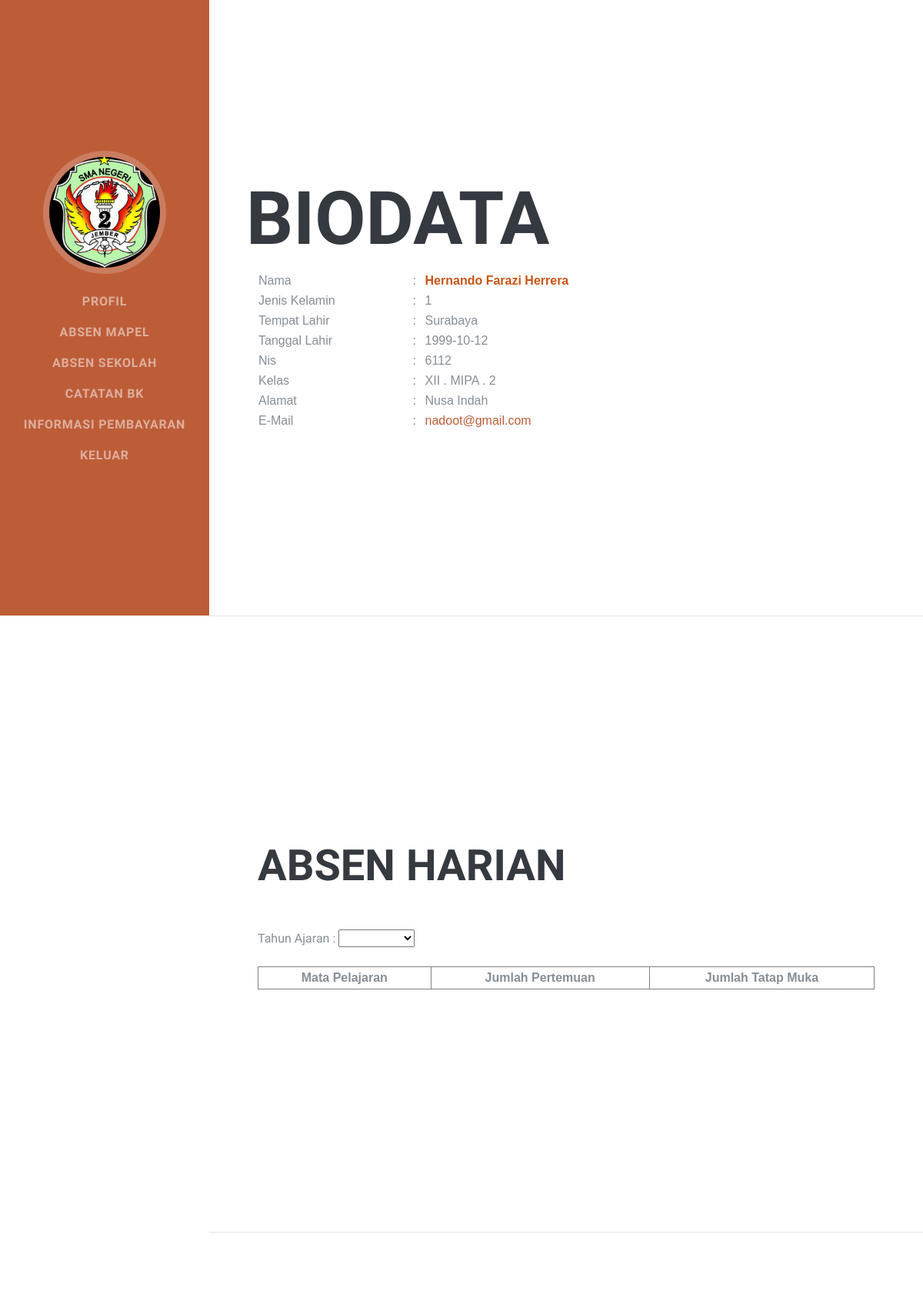
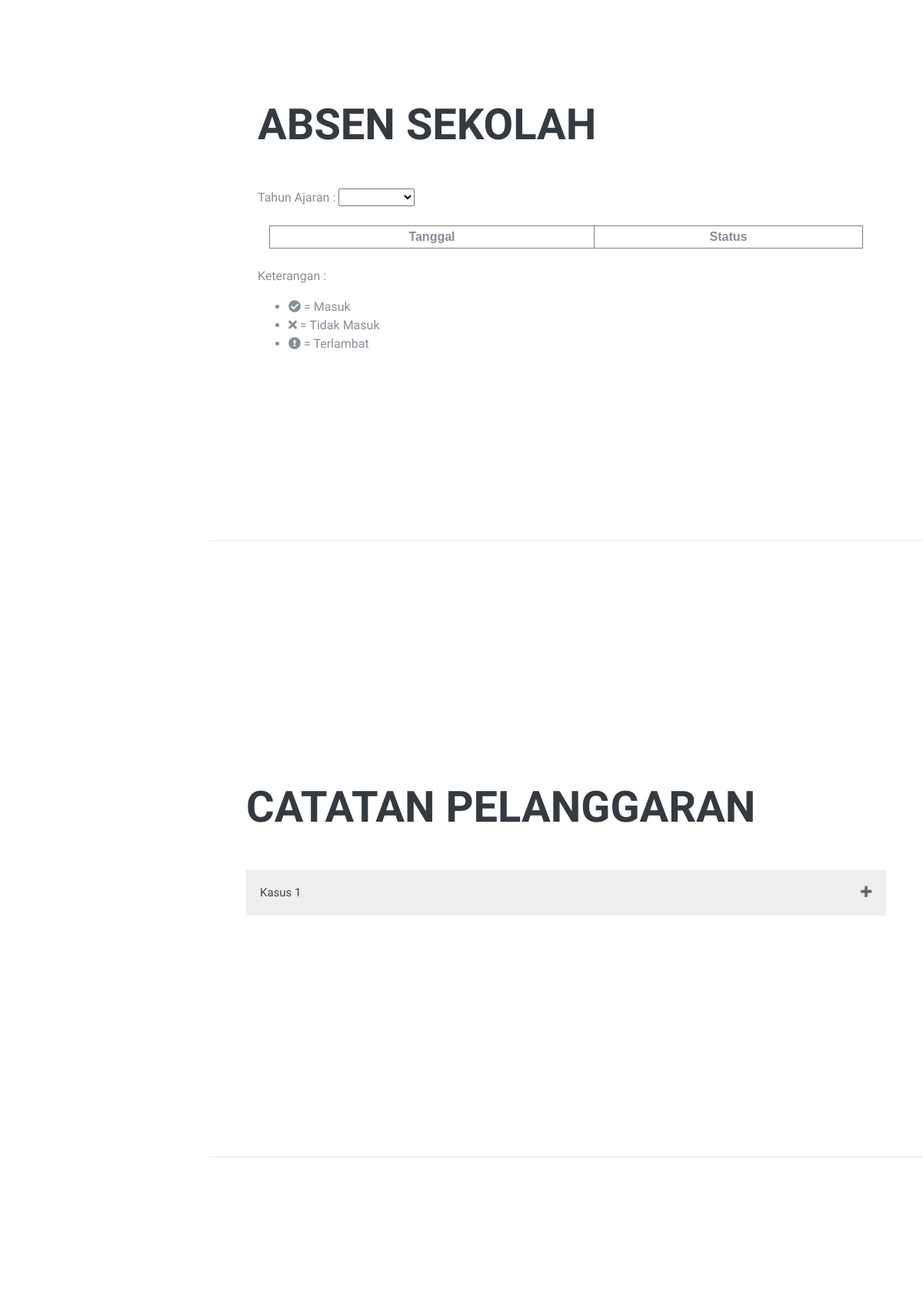
The page /SMSBEB/dashboard/_user.php (signed in, upper part) on the database its author committed (2 pictures, top to bottom).
### tables this page shows
CREATE TABLE `tb_siswa` (
  `nis` varchar(11) NOT NULL,
  `nama` varchar(30) NOT NULL,
  `email` varchar(50) NOT NULL,
  `password` varchar(50) NOT NULL,
  `jenis_kelamin` tinyint(1) NOT NULL,
  `id_kelas` varchar(5) NOT NULL,
  `alamat` varchar(100) NOT NULL,
  `tempat_lahir` varchar(50) NOT NULL,
  `tanggal_lahir` date NOT NULL,
  `no_hp` varchar(13) NOT NULL,
  `kode` enum('User') DEFAULT NULL,
  `foto` varchar(100) NOT NULL
);

CREATE TABLE `tb_kelas` (
  `id` varchar(5) NOT NULL,
  `nama` varchar(15) NOT NULL,
  `tipe_kelas` enum('IPA','IPS') NOT NULL
);

CREATE TABLE `tb_bk` (
  `id_bk` int(11) NOT NULL,
  `nis` int(11) NOT NULL,
  `jenis` tinyint(1) NOT NULL COMMENT 'sedang, berat, sangat berat',
  `tanggal` date NOT NULL,
  `deskripsi` varchar(255) NOT NULL,
  `point` int(3) NOT NULL
);

### SMSBEB/dashboard/_user.php (the view, shortened to what this page needs)
<?php
include "../layout/head.php";
?>
  <div class="container-fluid p-0">
    <section class="resume-section p-3 p-lg-5 d-flex align-items-center" id="biodata">
      <div class="w-100">
        <h1 class="mb-0">BIODATA</h1>
        <br>
        <div class="container">
          <table width="100%" border="0">
            <body>
              <tr>
                <td width="25%" valign="top" class="text">Nama</td>
                  <td width="2%">:</td>
                    <td style="color: rgb(200, 84, 19); font-weight:bold"><?php echo $nama; ?></td>
              </tr>
              <tr>
                <td class="text">Jenis Kelamin</td>
                    <td>:</td>
                    <td><?php echo $jenis; ?></td>
              </tr>
              <tr>
                <td class="text">Tempat Lahir</td>
                    <td>:</td>
                    <td><?php echo $tempat; ?></td>
              </tr>
              <tr>
                <td class="text">Tanggal Lahir</td>
                    <td>:</td>
                    <td><?php echo $lahir; ?></td>
              </tr>
              <tr>
                <td class="text">Nis</td>
                    <td>:</td>
                    <td><?php echo $nis; ?></td>
              </tr>
              <tr>
                <td class="text">Kelas</td>
                    <td>:</td>
                    <td><?php echo $kelas; ?></td>
              </tr>
              <tr>
                <td class="text">Alamat</td>
                    <td>:</td>
                    <td><?php echo $alamat; ?></td>
              </tr>
              <tr>
                <td class="text">E-Mail</td>
                    <td>:</td>
                    <td><a href="mailto:didigg74@gmail.com"><?php echo $email; ?></a></td>
              </tr>
            </body>
          </table>
        </div>
      </div>
    </section>
  </div>
  <hr class="m-0">
  <div class="container-fluid p-0">
    <section class="resume-section p-3 p-lg-5 d-flex align-items-center" id="harian">
      <div class="w-100">
        <div class="container">
          <h2 class="mb-5">Absen Harian</h2>
        Tahun Ajaran :
        <select id="thAjaranChange">
        <option value=""></option>
          <?php $uS = mysqli_query($koneksi, "SELECT * FROM tb_tahun_ajaran"); while($data = mysqli_fetch_array($uS)){ ?>
            <option value="<?= $data["tahun_ajaran"] ?>"><?= $data["tahun_ajaran"] ?></option>
          <?php } ?>
        </select>
        <br>
        <br>
        <table width="100%" border="1" class="tabel" id="expandTab">
          <tr>
            <th>Mata Pelajaran</th>
            <th>Jumlah Pertemuan</th>
            <th>Jumlah Tatap Muka</th>
          </tr>
        </table>
        <br>
      </div>
      </div>
    </section>
</div>
    <hr class="m-0">
    <div class="container-fluid p-0">
      <section class="resume-section p-3 p-lg-5 d-flex align-items-center" id="sekolah">
        <div class="container">
          <h2 class="mb-5">Absen Sekolah</h2>
          <div class="w-100">
                Tahun Ajaran :
              <select id="thAjaranAbsensi">
              <option value=""></option>
                <?php $uS = mysqli_query($koneksi, "SELECT * FROM tb_tahun_ajaran"); while($data = mysqli_fetch_array($uS)){ ?>
                  <option value="<?= $data["tahun_ajaran"] ?>"><?= $data["tahun_ajaran"] ?></option>
                <?php } ?>
              </select>
                <br>
                <br>
                <div class="container">
                  <table width="100%" border="1" class="tabel" id="tabAbsenHarian" >
                    <tr>
                      <th>Tanggal</th>
                      <th>Status</th>
                    </tr>
                  </table>
                  <br>
                </div>
                <div class="keterangan">
                  <p>Keterangan :
                    <ul>
                      <li> <i class="fa fa-check-circle"></i> = Masuk</li>
                      <li> <i class="fa fa-times"></i> = Tidak Masuk</li>
                      <li> <i class="fa fa-exclamation-circle"></i> = Terlambat</li>
                    </ul>
                  </p>
                </div>
              </div>
    </section>
    <hr class="m-0">
    <section class="resume-section p-3 p-lg-5 d-flex align-items-center" id="konseling">
      <div class="w-100">
        <h2 class="mb-5">Catatan Pelanggaran</h2>
        <?php
        $querykasus = mysqli_query($koneksi,"SELECT * FROM tb_bk WHERE nis='$nis'");
        $no = 1;
        while ($datakasus=mysqli_fetch_array($querykasus)) { ?>
        <button class="accordion">Kasus <?php echo $no; ?></button>
        <?php
        $no++ ;
        }
         ?>
      </div>
    </section>
    <hr class="m-0">
    <section class="resume-section p-3 p-lg-5 d-flex align-items-center" id="keterangan">
    </section>
<?php include "../layout/footer.php" ?>6:41 AM 2020-01-19

### SMSBEB/layout/head.php (shortened to what this page needs)
<?php
include '../../config/koneksi.php';
$nis = $_SESSION['nis'];
$sql = mysqli_query($koneksi,"SELECT ts.*, tk.nama as nama_kelas FROM tb_siswa ts INNER JOIN tb_kelas tk ON tk.id = ts.id_kelas WHERE ts.nis = '$nis'");
while ($data = mysqli_fetch_array($sql)) {
  $foto = $data["foto"];
  $nama = $data["nama"];
  $jenis = $data["jenis_kelamin"];
  $tempat = $data["tempat_lahir"];
  $lahir = $data["tanggal_lahir"];
  $kelas = $data["nama_kelas"];
  $alamat = $data["alamat"];
  $email = $data["email"];
}
 ?>
<!DOCTYPE html>
<html lang="en">
<head>
  <link href="../User/vendor/bootstrap/css/bootstrap.min.css" rel="stylesheet">
  <link href="../User/vendor/fontawesome-free/css/all.min.css" rel="stylesheet">
  <link href="../User/css/resume.min.css" rel="stylesheet">
</head>
<body id="page-top">
  <nav class="navbar navbar-expand-lg navbar-dark bg-primary fixed-top" id="sideNav">
    <a class="navbar-brand js-scroll-trigger" href="#page-top">
      <span class="d-none d-lg-block">
        <img class="img-fluid img-profile rounded-circle mx-auto mb-2" src="../../foto/siswa/<?php echo $foto; ?>" alt="">
      </span>
    </a>
    <div class="collapse navbar-collapse" id="navbarSupportedContent">
      <ul class="navbar-nav">
        <li class="nav-item">
          <a class="nav-link js-scroll-trigger" href="../dashboard/user.php">Profil</a>
        </li>
        <li class="nav-item">
          <a class="nav-link js-scroll-trigger" href="../absen/absen_mapel.php">Absen Mapel</a>
        </li>
        <li class="nav-item">
          <a class="nav-link js-scroll-trigger" href="../absen/absen_sekolah.php">Absen Sekolah</a>
        </li>
        <li class="nav-item">
          <a class="nav-link js-scroll-trigger" href="../bk/bk.php">Catatan BK</a>
        </li>
        <li class="nav-item">
          <a class="nav-link js-scroll-trigger" href="../pembayaran/pembayaran.php">Informasi Pembayaran</a>
        </li>
        <li class="nav-item">
          <a class="nav-link js-scroll-trigger" href="../../logout.php">Keluar</a>
        </li>
      </ul>
    </div>
  </nav>

### SMSBEB/layout/head.php (style rules this page uses)
.accordion { background-color: #eee; color: #444; cursor: pointer; padding: 18px; width: 100%; border: none; text-align: left; outline: none; font-size: 15px; transition: 0.4s; }
.accordion:after { content: '\02795'; font-size: 13px; color: #777; float: right; margin-left: 5px; }
table { font-family: arial, sans-serif; border-collapse: collapse; width: 100%; margin: auto; }
.tabel td, th { text-align: Center; padding: 2px; }

### rows shown on the page
tb_siswa: foto (picture), nama "Hernando Farazi Herrera", jenis_kelamin "1", tempat_lahir "Surabaya", tanggal_lahir "1999-10-12", id_kelas.nama "XII . MIPA . 2", alamat "Nusa Indah", email "nadoot@gmail.com"

### other values the page prints
$nis "6112"
